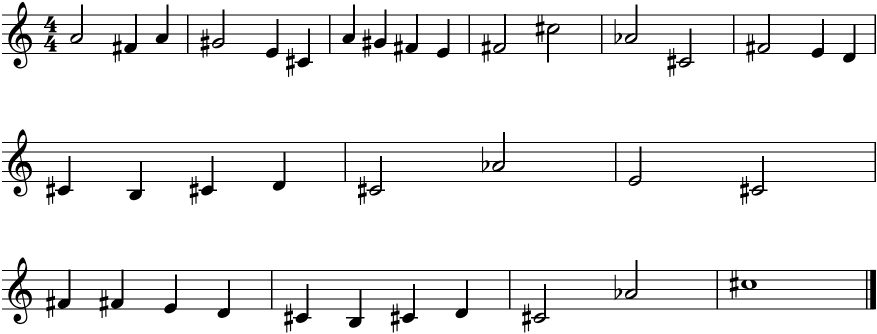
#> input picture Q4/Polye.png, 1754 x 668 px (shown at 1/2 size)
$ python Polyushka-polye.py
#> lines starting #> are read from the running program, lines starting #| are printed output that depends on the picture
import cv2 as cv
import numpy as np
import sounddevice as sd
from matplotlib import pyplot as plt
from scipy.io.wavfile import read, write

img = cv.imread("Polye.png", cv.IMREAD_GRAYSCALE)
#> img is the input picture: shape (668, 1754); min 0, max 255, mean 235.6


def detectLines(img):
    edges = cv.Canny(img, 50, 200, None, 3)
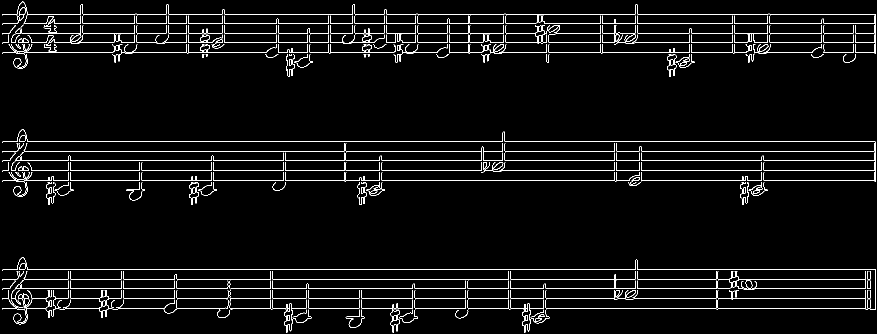
#> edges: shape (668, 1754) (shown at 1/2 size); 3.5% white in thin lines or dots
    cdst = cv.cvtColor(edges, cv.COLOR_GRAY2BGR)
#> cdst: shape (668, 1754, 3); 3.5% white in thin lines or dots
    linesP = cv.HoughLinesP(edges, 1, np.pi / 180, 50, None, 50, 10)
#> linesP = 77 rows, first 6: [5, 539, 1751, 539], [239, 616, 329, 616], [48, 47, 1071, 47], [51, 361, 1751, 361], [32, 577, 1459, 577], [32, 321, 1751, 321]

    lines_x = []
    lines_y = []

    for line in linesP:
        x1, y1, x2, y2 = line[0]

        if abs(x1 - x2) <= 1:
            continue

        if lines_x and lines_y and abs(lines_y[-1] - y1) < 1:
            continue

        lines_x.append(x1)
        lines_y.append(y1)
#> this loop made 77 passes
#> (x1, y1, x2, y2) on passes 1 to 12: (5, 539, 1751, 539), (239, 616, 329, 616), (48, 47, 1071, 47), (51, 361, 1751, 361), (32, 577, 1459, 577), (32, 321, 1751, 321), (5, 341, 985, 341), (1476, 558, 1751, 558), (5, 28, 1750, 28), (5, 283, 1750, 283), (5, 66, 1071, 66), (48, 302, 1751, 302)
#> after the loop, lines_x = 34 values, max 1620 at index 33, min 5 at index 0, mean 614.4; lines_y = 34 values, max 616 at index 1, min 28 at index 8, mean 311.5

    lines_x = np.array(lines_x)
    lines_y = np.array(lines_y)

    diff = np.diff(lines_y)
#> diff = 33 values, max 532 at index 22, min -569 at index 1, mean 1.73
    indices_to_keep = np.where(diff > 5)[0] + 1
#> indices_to_keep = 18 values from 1 to 32
    lines_x = lines_x[indices_to_keep]
#> lines_x = 18 values, max 1584 at index 16, min 5 at index 3, mean 538.7
    lines_y = lines_y[indices_to_keep]
#> lines_y = 18 values, max 616 at index 0, min 85 at index 11, mean 435
    lines_y[4] -= 1
    lines_y = np.delete(lines_y, [5, 11])
#> lines_y = [616, 361, 577, 341, 557, 302, 596, 105, 616, 558, 105, 616, 341, 596, 577, 597]

    for y in lines_y:
        cv.line(cdst, (0, y), (1740, y), (0, 0, 255), 3, cv.LINE_AA)
#> this loop made 16 passes
#> y on passes 1 to 12: 616, 361, 577, 341, 557, 302, 596, 105, 616, 558, 105, 616
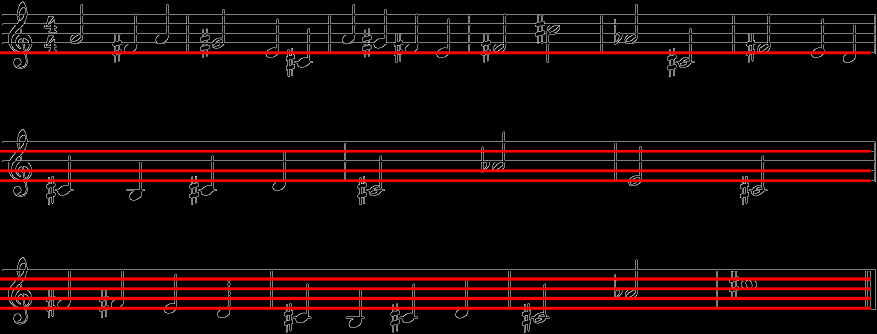
#> cdst: shape (668, 1754, 3) (shown at 1/2 size); mean B, G, R 5.8, 5.8, 23.7

    return lines_x, lines_y, cdst


lines_x, lines_y, cdst = detectLines(img)

_ = plt.imshow(cdst[:,:,(2,1,0)])
_ = plt.xticks([])
_ = plt.yticks([])
_ = plt.box(0)


def detectNotes(img, template, threshold, dur, down):
    img2 = img.copy()

    w, h = template.shape[::-1]

    res = cv.matchTemplate(img, template, cv.TM_CCOEFF_NORMED)
    loc = np.where(res >= threshold)

    rects = list(zip(*loc[::-1], loc[0].shape[0] * [dur], loc[0].shape[0] * [0]))
    rects = sorted(rects, key=lambda x: (x[0], x[1]))
    rects = np.asarray(rects)

    keep = [0]
    x_margin = 20
    y_margin = 20
    prev_x = rects[0][0]
    prev_y = rects[0][1]

    for i in range(1, rects.shape[0]):
        for j in range(0, i):
            if (abs(rects[i][0] - rects[j][0]) < x_margin and abs(rects[i][1] - rects[j][1]) < y_margin):
                break;
        else:
            keep.append(i)

    rects = rects[keep]

    for pt in rects:
        cv.rectangle(img2, pt[0:2], (pt[0] + w, pt[1] + h), (0, 0, 255), 2)

    rects = rects + [0 if (dur != -1 and dur != -2) else w, h - 7 if dur == 4 else (h - 11 if down == 0 else 11), 0, 0]

    return rects, img2


import numpy as np

# [13 lines left out: functions attachNotes, attachExtensions, not called in this run]


template1 = cv.imread("quarter.PNG", cv.IMREAD_GRAYSCALE)
template2 = cv.imread("half.PNG", cv.IMREAD_GRAYSCALE)
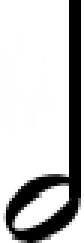
#> input picture Q4/half.png, 28 x 81 px, found by its file name (shown 3 times larger)
#> template2 is the input picture: shape (81, 28); min 0, max 255, mean 196.8
template3 = cv.imread("whole.PNG", cv.IMREAD_GRAYSCALE)
template4 = cv.imread("half2.PNG", cv.IMREAD_GRAYSCALE)
template5 = cv.imread("sharp.PNG", cv.IMREAD_GRAYSCALE)
template6 = cv.imread("flat.PNG", cv.IMREAD_GRAYSCALE)

thresholdQ = 0.77
thresholdH = 0.75
thresholdW = 0.5
thresholdS = 0.7
thresholdF = 0.7

rectsQ, imgQ = detectNotes(img, template1, thresholdQ, 4, 0)
#> (the run stopped early here; a loop or call above may not have finished)
